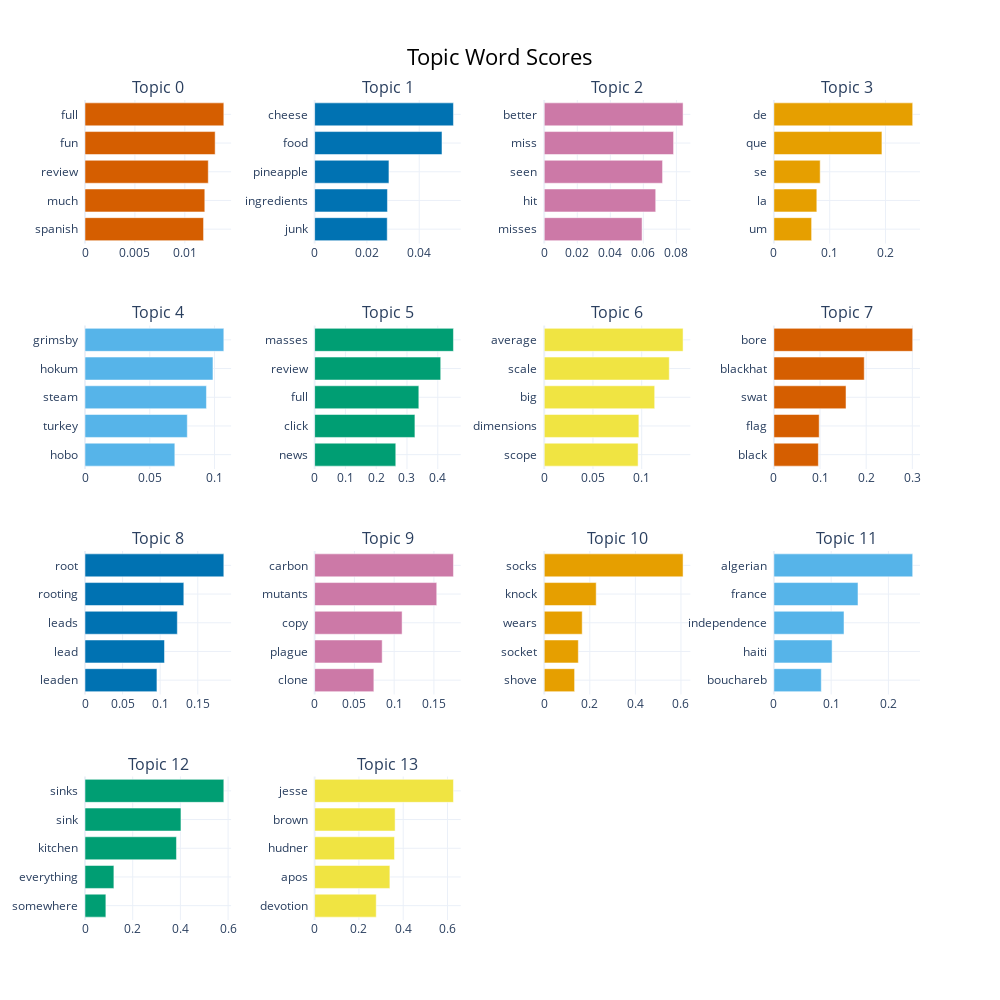

The cell this chart's notebook holds for it:
### Code cell
# Definire parole extra da rimuovere (articoli, congiunzioni, verbi comuni)
custom_stopwords = set(["movie", "film", "action", "one", "like", "see", "get", "just", "good", "bad", 
                        "story", "really", "great", "is", "was", "were", "has", "have", "had", "does", 
                        "the", "and", "of", "to", "in", "it", "for", "on", "with", "this", "that"])


with open("text/reviewsActions.txt", "r", encoding="utf-8") as f:
    lines = f.readlines()  # Legge tutte le righe come lista

df = pd.DataFrame({"reviewText": [line.strip() for line in lines]}) 


def preprocess_text(text):
    text = re.sub(r'[^\w\s]', '', text)  # Rimuovere punteggiatura
    words = word_tokenize(text)  # Tokenizzare il testo
    words = [word for word in words if word not in stop_words and word not in custom_stopwords]  # Rimuovere stopwords
    return " ".join(words)

# Applicare la pulizia al dataset
df["cleaned_text"] = df["reviewText"].dropna().astype(str).apply(preprocess_text)


# Inizializza il modello
topic_model = BERTopic(embedding_model="all-MiniLM-L6-v2", nr_topics=15, top_n_words=10)  # Più veloce di BERT standard

# Esegue il topic modeling sulle recensioni
topics, probs = topic_model.fit_transform(df["cleaned_text"].tolist())

# Mostra i principali topic trovati
print(topic_model.get_topic_info())

topic_model.visualize_barchart(top_n_topics=15).show()

# Salvare il modello
topic_model.save("topic_model_action")

### Figure 1 — Plotly figure (JSON) as saved in the notebook; plotly's stock layout.template omitted (floating-point values rounded to 4 significant figures)
{"data": [{"marker": {"color": "#D55E00"}, "orientation": "h", "type": "bar", "x": [0.01188, 0.012, 0.01235, 0.01304, 0.01391], "xaxis": "x", "y": ["spanish  ", "much  ", "review  ", "fun  ", "full  "], "yaxis": "y"}, {"marker": {"color": "#0072B2"}, "orientation": "h", "type": "bar", "x": [0.02776, 0.02784, 0.02842, 0.0487, 0.05307], "xaxis": "x2", "y": ["junk  ", "ingredients  ", "pineapple  ", "food  ", "cheese  "], "yaxis": "y2"}, {"marker": {"color": "#CC79A7"}, "orientation": "h", "type": "bar", "x": [0.05922, 0.06748, 0.07163, 0.07829, 0.08405], "xaxis": "x3", "y": ["misses  ", "hit  ", "seen  ", "miss  ", "better  "], "yaxis": "y3"}, {"marker": {"color": "#E69F00"}, "orientation": "h", "type": "bar", "x": [0.0676, 0.07693, 0.08294, 0.1935, 0.2486], "xaxis": "x4", "y": ["um  ", "la  ", "se  ", "que  ", "de  "], "yaxis": "y4"}, {"marker": {"color": "#56B4E9"}, "orientation": "h", "type": "bar", "x": [0.06935, 0.07896, 0.09376, 0.09878, 0.1072], "xaxis": "x5", "y": ["hobo  ", "turkey  ", "steam  ", "hokum  ", "grimsby  "], "yaxis": "y5"}, {"marker": {"color": "#009E73"}, "orientation": "h", "type": "bar", "x": [0.2636, 0.3257, 0.3384, 0.4096, 0.4509], "xaxis": "x6", "y": ["news  ", "click  ", "full  ", "review  ", "masses  "], "yaxis": "y6"}, {"marker": {"color": "#F0E442"}, "orientation": "h", "type": "bar", "x": [0.0963, 0.09711, 0.1133, 0.1283, 0.1425], "xaxis": "x7", "y": ["scope  ", "dimensions  ", "big  ", "scale  ", "average  "], "yaxis": "y7"}, {"marker": {"color": "#D55E00"}, "orientation": "h", "type": "bar", "x": [0.0964, 0.09816, 0.1563, 0.1958, 0.3008], "xaxis": "x8", "y": ["black  ", "flag  ", "swat  ", "blackhat  ", "bore  "], "yaxis": "y8"}, {"marker": {"color": "#0072B2"}, "orientation": "h", "type": "bar", "x": [0.0957, 0.1057, 0.1228, 0.1315, 0.1847], "xaxis": "x9", "y": ["leaden  ", "lead  ", "leads  ", "rooting  ", "root  "], "yaxis": "y9"}, {"marker": {"color": "#CC79A7"}, "orientation": "h", "type": "bar", "x": [0.07448, 0.08495, 0.11, 0.1536, 0.1746], "xaxis": "x10", "y": ["clone  ", "plague  ", "copy  ", "mutants  ", "carbon  "], "yaxis": "y10"}, {"marker": {"color": "#E69F00"}, "orientation": "h", "type": "bar", "x": [0.1332, 0.1495, 0.1666, 0.228, 0.6094], "xaxis": "x11", "y": ["shove  ", "socket  ", "wears  ", "knock  ", "socks  "], "yaxis": "y11"}, {"marker": {"color": "#56B4E9"}, "orientation": "h", "type": "bar", "x": [0.08281, 0.1017, 0.1225, 0.1469, 0.2425], "xaxis": "x12", "y": ["bouchareb  ", "haiti  ", "independence  ", "france  ", "algerian  "], "yaxis": "y12"}, {"marker": {"color": "#009E73"}, "orientation": "h", "type": "bar", "x": [0.08748, 0.1211, 0.3835, 0.4023, 0.5821], "xaxis": "x13", "y": ["somewhere  ", "everything  ", "kitchen  ", "sink  ", "sinks  "], "yaxis": "y13"}, {"marker": {"color": "#F0E442"}, "orientation": "h", "type": "bar", "x": [0.2782, 0.3398, 0.3607, 0.3634, 0.6269], "xaxis": "x14", "y": ["devotion  ", "apos  ", "hudner  ", "brown  ", "jesse  "], "yaxis": "y14"}], "layout": {"annotations": [{"font": {"size": 16}, "showarrow": false, "text": "Topic 0", "x": 0.0875, "xanchor": "center", "xref": "paper", "y": 1, "yanchor": "bottom", "yref": "paper"}, {"font": {"size": 16}, "showarrow": false, "text": "Topic 1", "x": 0.3625, "xanchor": "center", "xref": "paper", "y": 1, "yanchor": "bottom", "yref": "paper"}, {"font": {"size": 16}, "showarrow": false, "text": "Topic 2", "x": 0.6375, "xanchor": "center", "xref": "paper", "y": 1, "yanchor": "bottom", "yref": "paper"}, {"font": {"size": 16}, "showarrow": false, "text": "Topic 3", "x": 0.9125, "xanchor": "center", "xref": "paper", "y": 1, "yanchor": "bottom", "yref": "paper"}, {"font": {"size": 16}, "showarrow": false, "text": "Topic 4", "x": 0.0875, "xanchor": "center", "xref": "paper", "y": 0.725, "yanchor": "bottom", "yref": "paper"}, {"font": {"size": 16}, "showarrow": false, "text": "Topic 5", "x": 0.3625, "xanchor": "center", "xref": "paper", "y": 0.725, "yanchor": "bottom", "yref": "paper"}, {"font": {"size": 16}, "showarrow": false, "text": "Topic 6", "x": 0.6375, "xanchor": "center", "xref": "paper", "y": 0.725, "yanchor": "bottom", "yref": "paper"}, {"font": {"size": 16}, "showarrow": false, "text": "Topic 7", "x": 0.9125, "xanchor": "center", "xref": "paper", "y": 0.725, "yanchor": "bottom", "yref": "paper"}, {"font": {"size": 16}, "showarrow": false, "text": "Topic 8", "x": 0.0875, "xanchor": "center", "xref": "paper", "y": 0.45, "yanchor": "bottom", "yref": "paper"}, {"font": {"size": 16}, "showarrow": false, "text": "Topic 9", "x": 0.3625, "xanchor": "center", "xref": "paper", "y": 0.45, "yanchor": "bottom", "yref": "paper"}, {"font": {"size": 16}, "showarrow": false, "text": "Topic 10", "x": 0.6375, "xanchor": "center", "xref": "paper", "y": 0.45, "yanchor": "bottom", "yref": "paper"}, {"font": {"size": 16}, "showarrow": false, "text": "Topic 11", "x": 0.9125, "xanchor": "center", "xref": "paper", "y": 0.45, "yanchor": "bottom", "yref": "paper"}, {"font": {"size": 16}, "showarrow": false, "text": "Topic 12", "x": 0.0875, "xanchor": "center", "xref": "paper", "y": 0.175, "yanchor": "bottom", "yref": "paper"}, {"font": {"size": 16}, "showarrow": false, "text": "Topic 13", "x": 0.3625, "xanchor": "center", "xref": "paper", "y": 0.175, "yanchor": "bottom", "yref": "paper"}], "height": 1000, "hoverlabel": {"bgcolor": "white", "font": {"family": "Rockwell", "size": 16}}, "showlegend": false, "title": {"font": {"color": "Black", "size": 22}, "text": "Topic Word Scores", "x": 0.5, "xanchor": "center", "yanchor": "top"}, "width": 1000, "xaxis": {"anchor": "y", "domain": [0, 0.175], "showgrid": true}, "xaxis10": {"anchor": "y10", "domain": [0.275, 0.45], "showgrid": true}, "xaxis11": {"anchor": "y11", "domain": [0.55, 0.725], "showgrid": true}, "xaxis12": {"anchor": "y12", "domain": [0.825, 1], "showgrid": true}, "xaxis13": {"anchor": "y13", "domain": [0, 0.175], "showgrid": true}, "xaxis14": {"anchor": "y14", "domain": [0.275, 0.45], "showgrid": true}, "xaxis15": {"anchor": "y15", "domain": [0.55, 0.725], "showgrid": true}, "xaxis16": {"anchor": "y16", "domain": [0.825, 1], "showgrid": true}, "xaxis2": {"anchor": "y2", "domain": [0.275, 0.45], "showgrid": true}, "xaxis3": {"anchor": "y3", "domain": [0.55, 0.725], "showgrid": true}, "xaxis4": {"anchor": "y4", "domain": [0.825, 1], "showgrid": true}, "xaxis5": {"anchor": "y5", "domain": [0, 0.175], "showgrid": true}, "xaxis6": {"anchor": "y6", "domain": [0.275, 0.45], "showgrid": true}, "xaxis7": {"anchor": "y7", "domain": [0.55, 0.725], "showgrid": true}, "xaxis8": {"anchor": "y8", "domain": [0.825, 1], "showgrid": true}, "xaxis9": {"anchor": "y9", "domain": [0, 0.175], "showgrid": true}, "yaxis": {"anchor": "x", "domain": [0.825, 1], "showgrid": true}, "yaxis10": {"anchor": "x10", "domain": [0.275, 0.45], "showgrid": true}, "yaxis11": {"anchor": "x11", "domain": [0.275, 0.45], "showgrid": true}, "yaxis12": {"anchor": "x12", "domain": [0.275, 0.45], "showgrid": true}, "yaxis13": {"anchor": "x13", "domain": [0, 0.175], "showgrid": true}, "yaxis14": {"anchor": "x14", "domain": [0, 0.175], "showgrid": true}, "yaxis15": {"anchor": "x15", "domain": [0, 0.175], "showgrid": true}, "yaxis16": {"anchor": "x16", "domain": [0, 0.175], "showgrid": true}, "yaxis2": {"anchor": "x2", "domain": [0.825, 1], "showgrid": true}, "yaxis3": {"anchor": "x3", "domain": [0.825, 1], "showgrid": true}, "yaxis4": {"anchor": "x4", "domain": [0.825, 1], "showgrid": true}, "yaxis5": {"anchor": "x5", "domain": [0.55, 0.725], "showgrid": true}, "yaxis6": {"anchor": "x6", "domain": [0.55, 0.725], "showgrid": true}, "yaxis7": {"anchor": "x7", "domain": [0.55, 0.725], "showgrid": true}, "yaxis8": {"anchor": "x8", "domain": [0.55, 0.725], "showgrid": true}, "yaxis9": {"anchor": "x9", "domain": [0.275, 0.45], "showgrid": true}}}
